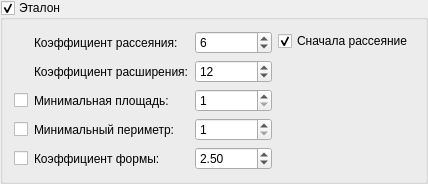
<?xml version="1.0" encoding="UTF-8"?>
<ui version="4.0">
 <class>ItemWidget</class>
 <widget class="QWidget" name="ItemWidget">
  <property name="geometry">
   <rect>
    <x>0</x>
    <y>0</y>
    <width>381</width>
    <height>159</height>
   </rect>
  </property>
  <property name="sizePolicy">
   <sizepolicy hsizetype="Expanding" vsizetype="Expanding">
    <horstretch>0</horstretch>
    <verstretch>0</verstretch>
   </sizepolicy>
  </property>
  <property name="windowTitle">
   <string/>
  </property>
  <layout class="QVBoxLayout" name="verticalLayout_3">
   <property name="margin">
    <number>0</number>
   </property>
   <item>
    <widget class="ICEGUI_NS::EditedGroupBox" name="maskGB">
     <property name="title">
      <string>Эталон</string>
     </property>
     <property name="checkable">
      <bool>true</bool>
     </property>
     <property name="checked">
      <bool>true</bool>
     </property>
     <layout class="QHBoxLayout" name="horizontalLayout_3">
      <item>
       <layout class="QGridLayout" name="gridLayout">
        <item row="0" column="1">
         <widget class="QLabel" name="erodeMaskL">
          <property name="text">
           <string>Коэффициент рассеяния:</string>
          </property>
         </widget>
        </item>
        <item row="0" column="2">
         <widget class="QSpinBox" name="erodeMaskSB">
          <property name="value">
           <number>6</number>
          </property>
         </widget>
        </item>
        <item row="1" column="1">
         <widget class="QLabel" name="dilateMaskL">
          <property name="text">
           <string>Коэффициент расширения:</string>
          </property>
         </widget>
        </item>
        <item row="1" column="2">
         <widget class="QSpinBox" name="dilateMaskSB">
          <property name="value">
           <number>12</number>
          </property>
         </widget>
        </item>
        <item row="2" column="1">
         <widget class="QLabel" name="minAreaL">
          <property name="text">
           <string>Минимальная площадь:</string>
          </property>
         </widget>
        </item>
        <item row="2" column="2">
         <widget class="QSpinBox" name="minAreaSB">
          <property name="minimum">
           <number>1</number>
          </property>
          <property name="maximum">
           <number>99999</number>
          </property>
         </widget>
        </item>
        <item row="3" column="1">
         <widget class="QLabel" name="minPerimeterL">
          <property name="text">
           <string>Минимальный периметр:</string>
          </property>
         </widget>
        </item>
        <item row="3" column="2">
         <widget class="QSpinBox" name="minPerimeterSB">
          <property name="minimum">
           <number>1</number>
          </property>
          <property name="maximum">
           <number>99999</number>
          </property>
          <property name="value">
           <number>1</number>
          </property>
         </widget>
        </item>
        <item row="2" column="0">
         <widget class="QCheckBox" name="minAreaChB">
          <property name="text">
           <string/>
          </property>
         </widget>
        </item>
        <item row="3" column="0">
         <widget class="QCheckBox" name="minPerimeterChB">
          <property name="text">
           <string/>
          </property>
         </widget>
        </item>
        <item row="4" column="0">
         <widget class="QCheckBox" name="minKFormChB">
          <property name="text">
           <string/>
          </property>
         </widget>
        </item>
        <item row="4" column="1">
         <widget class="QLabel" name="minKFormL">
          <property name="text">
           <string>Коэффициент формы:</string>
          </property>
         </widget>
        </item>
        <item row="4" column="2">
         <widget class="QDoubleSpinBox" name="minKFormDSB">
          <property name="minimum">
           <double>1.000000000000000</double>
          </property>
          <property name="maximum">
           <double>10000.000000000000000</double>
          </property>
          <property name="value">
           <double>2.500000000000000</double>
          </property>
         </widget>
        </item>
       </layout>
      </item>
      <item>
       <layout class="QVBoxLayout" name="verticalLayout">
        <item>
         <widget class="QCheckBox" name="erodeFirstMaskChB">
          <property name="text">
           <string>Сначала рассеяние</string>
          </property>
          <property name="checked">
           <bool>true</bool>
          </property>
         </widget>
        </item>
        <item>
         <layout class="QHBoxLayout" name="horizontalLayout">
          <item>
           <widget class="ICEGUI_NS::LineViewWidget" name="lineViewWidget" native="true">
            <property name="sizePolicy">
             <sizepolicy hsizetype="Expanding" vsizetype="Preferred">
              <horstretch>0</horstretch>
              <verstretch>0</verstretch>
             </sizepolicy>
            </property>
           </widget>
          </item>
          <item>
           <spacer name="horizontalSpacer">
            <property name="orientation">
             <enum>Qt::Horizontal</enum>
            </property>
            <property name="sizeHint" stdset="0">
             <size>
              <width>40</width>
              <height>20</height>
             </size>
            </property>
           </spacer>
          </item>
         </layout>
        </item>
        <item>
         <layout class="QHBoxLayout" name="horizontalLayout_2">
          <item>
           <widget class="ICEGUI_NS::MaskViewWidget" name="maskViewWidget" native="true">
            <property name="sizePolicy">
             <sizepolicy hsizetype="Expanding" vsizetype="Preferred">
              <horstretch>0</horstretch>
              <verstretch>0</verstretch>
             </sizepolicy>
            </property>
           </widget>
          </item>
          <item>
           <spacer name="horizontalSpacer_2">
            <property name="orientation">
             <enum>Qt::Horizontal</enum>
            </property>
            <property name="sizeHint" stdset="0">
             <size>
              <width>40</width>
              <height>20</height>
             </size>
            </property>
           </spacer>
          </item>
         </layout>
        </item>
        <item>
         <spacer name="verticalSpacer">
          <property name="orientation">
           <enum>Qt::Vertical</enum>
          </property>
          <property name="sizeHint" stdset="0">
           <size>
            <width>20</width>
            <height>18</height>
           </size>
          </property>
         </spacer>
        </item>
       </layout>
      </item>
     </layout>
    </widget>
   </item>
  </layout>
 </widget>
 <layoutdefault spacing="6" margin="11"/>
 <customwidgets>
  <customwidget>
   <class>ICEGUI_NS::MaskViewWidget</class>
   <extends>QWidget</extends>
   <header location="global">icegui/maskviewwidget.h</header>
   <container>1</container>
  </customwidget>
  <customwidget>
   <class>ICEGUI_NS::LineViewWidget</class>
   <extends>QWidget</extends>
   <header location="global">icegui/lineviewwidget.h</header>
   <container>1</container>
  </customwidget>
  <customwidget>
   <class>ICEGUI_NS::EditedGroupBox</class>
   <extends>QGroupBox</extends>
   <header location="global">icegui/editedgroupbox.h</header>
   <container>1</container>
  </customwidget>
 </customwidgets>
 <resources>
  <include location="../icefindobjectproc.qrc"/>
 </resources>
 <connections>
  <connection>
   <sender>minAreaChB</sender>
   <signal>stateChanged(int)</signal>
   <receiver>ItemWidget</receiver>
   <slot>minAreaChB_stateChanged(int)</slot>
   <hints>
    <hint type="sourcelabel">
     <x>17</x>
     <y>85</y>
    </hint>
    <hint type="destinationlabel">
     <x>204</x>
     <y>79</y>
    </hint>
   </hints>
  </connection>
  <connection>
   <sender>minPerimeterChB</sender>
   <signal>stateChanged(int)</signal>
   <receiver>ItemWidget</receiver>
   <slot>minPerimeterChB_stateChanged(int)</slot>
   <hints>
    <hint type="sourcelabel">
     <x>17</x>
     <y>111</y>
    </hint>
    <hint type="destinationlabel">
     <x>204</x>
     <y>79</y>
    </hint>
   </hints>
  </connection>
  <connection>
   <sender>minKFormChB</sender>
   <signal>stateChanged(int)</signal>
   <receiver>ItemWidget</receiver>
   <slot>minKFormChB_stateChanged(int)</slot>
   <hints>
    <hint type="sourcelabel">
     <x>17</x>
     <y>137</y>
    </hint>
    <hint type="destinationlabel">
     <x>204</x>
     <y>79</y>
    </hint>
   </hints>
  </connection>
 </connections>
 <slots>
  <slot>minAreaChB_stateChanged(int)</slot>
  <slot>minPerimeterChB_stateChanged(int)</slot>
  <slot>minKFormChB_stateChanged(int)</slot>
 </slots>
</ui>
